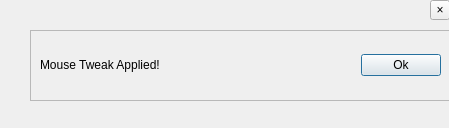
<?xml version="1.0" encoding="UTF-8"?>
<ui version="4.0">
 <class>CustomMessageBox</class>
 <widget class="QDialog" name="CustomMessageBox">
  <property name="geometry">
   <rect>
    <x>0</x>
    <y>0</y>
    <width>449</width>
    <height>128</height>
   </rect>
  </property>
  <property name="windowTitle">
   <string>CustomMessageBox</string>
  </property>
  <widget class="QFrame" name="frame">
   <property name="geometry">
    <rect>
     <x>30</x>
     <y>30</y>
     <width>421</width>
     <height>71</height>
    </rect>
   </property>
   <property name="frameShape">
    <enum>QFrame::StyledPanel</enum>
   </property>
   <property name="frameShadow">
    <enum>QFrame::Raised</enum>
   </property>
   <layout class="QGridLayout" name="gridLayout">
    <item row="1" column="0">
     <widget class="QLabel" name="label">
      <property name="text">
       <string>Mouse Tweak Applied!</string>
      </property>
     </widget>
    </item>
    <item row="1" column="1">
     <spacer name="horizontalSpacer">
      <property name="orientation">
       <enum>Qt::Horizontal</enum>
      </property>
      <property name="sizeHint" stdset="0">
       <size>
        <width>40</width>
        <height>20</height>
       </size>
      </property>
     </spacer>
    </item>
    <item row="1" column="2">
     <widget class="QPushButton" name="okButton">
      <property name="sizePolicy">
       <sizepolicy hsizetype="Minimum" vsizetype="Fixed">
        <horstretch>0</horstretch>
        <verstretch>0</verstretch>
       </sizepolicy>
      </property>
      <property name="text">
       <string>Ok</string>
      </property>
     </widget>
    </item>
   </layout>
  </widget>
  <widget class="QToolButton" name="closeButton">
   <property name="geometry">
    <rect>
     <x>430</x>
     <y>0</y>
     <width>20</width>
     <height>20</height>
    </rect>
   </property>
   <property name="text">
    <string>×</string>
   </property>
  </widget>
 </widget>
 <resources/>
 <connections/>
</ui>
